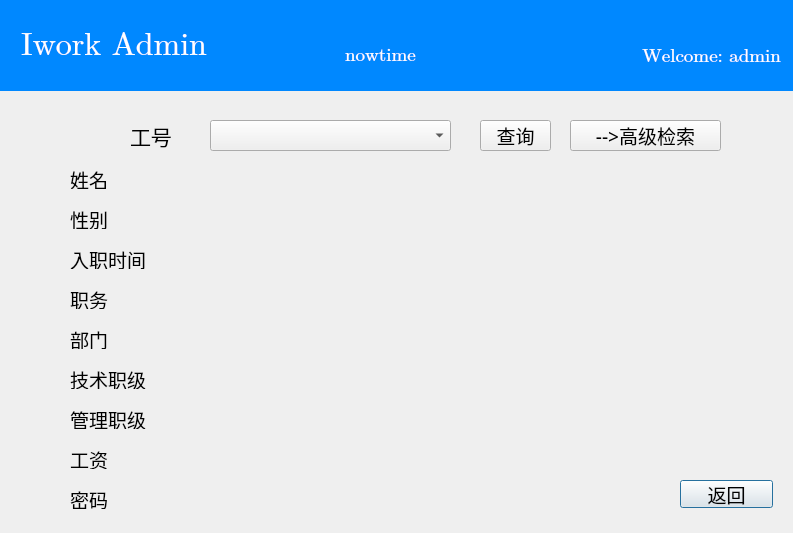
<?xml version="1.0" encoding="UTF-8"?>
<ui version="4.0">
 <class>userfind</class>
 <widget class="QDialog" name="userfind">
  <property name="geometry">
   <rect>
    <x>0</x>
    <y>0</y>
    <width>793</width>
    <height>533</height>
   </rect>
  </property>
  <property name="windowTitle">
   <string>Dialog</string>
  </property>
  <widget class="QPushButton" name="pushButton">
   <property name="geometry">
    <rect>
     <x>680</x>
     <y>480</y>
     <width>93</width>
     <height>28</height>
    </rect>
   </property>
   <property name="font">
    <font>
     <family>楷体</family>
     <pointsize>14</pointsize>
    </font>
   </property>
   <property name="text">
    <string>返回</string>
   </property>
  </widget>
  <widget class="QLabel" name="inf">
   <property name="geometry">
    <rect>
     <x>480</x>
     <y>20</y>
     <width>301</width>
     <height>71</height>
    </rect>
   </property>
   <property name="font">
    <font>
     <family>Cambria Math</family>
     <pointsize>14</pointsize>
    </font>
   </property>
   <property name="layoutDirection">
    <enum>Qt::RightToLeft</enum>
   </property>
   <property name="styleSheet">
    <string notr="true">QLabel#inf{
	background-color: #0088ff; 
	color: #ffffff;
	min-width:30px;
	min-height:30px;
}</string>
   </property>
   <property name="text">
    <string>Welcome: admin</string>
   </property>
   <property name="alignment">
    <set>Qt::AlignRight|Qt::AlignTrailing|Qt::AlignVCenter</set>
   </property>
  </widget>
  <widget class="QLabel" name="title">
   <property name="geometry">
    <rect>
     <x>0</x>
     <y>0</y>
     <width>801</width>
     <height>91</height>
    </rect>
   </property>
   <property name="font">
    <font>
     <family>Cambria Math</family>
     <pointsize>24</pointsize>
    </font>
   </property>
   <property name="contextMenuPolicy">
    <enum>Qt::CustomContextMenu</enum>
   </property>
   <property name="styleSheet">
    <string notr="true">QLabel#title{
	background-color: #0088ff; 
	color: #ffffff;
	min-width:30px;
	min-height:30px;
}</string>
   </property>
   <property name="text">
    <string>  Iwork Admin</string>
   </property>
  </widget>
  <widget class="QLabel" name="tstr">
   <property name="geometry">
    <rect>
     <x>260</x>
     <y>40</y>
     <width>241</width>
     <height>30</height>
    </rect>
   </property>
   <property name="font">
    <font>
     <family>Cambria Math</family>
     <pointsize>14</pointsize>
    </font>
   </property>
   <property name="styleSheet">
    <string notr="true">QLabel#tstr{
	background-color: #0088ff; 
	color: #ffffff;
	min-width:30px;
	min-height:30px;
}</string>
   </property>
   <property name="text">
    <string>nowtime</string>
   </property>
   <property name="alignment">
    <set>Qt::AlignCenter</set>
   </property>
  </widget>
  <widget class="QLabel" name="ed">
   <property name="geometry">
    <rect>
     <x>70</x>
     <y>250</y>
     <width>101</width>
     <height>19</height>
    </rect>
   </property>
   <property name="font">
    <font>
     <family>楷体</family>
     <pointsize>14</pointsize>
    </font>
   </property>
   <property name="text">
    <string>入职时间</string>
   </property>
  </widget>
  <widget class="QLabel" name="jsd">
   <property name="geometry">
    <rect>
     <x>70</x>
     <y>370</y>
     <width>101</width>
     <height>19</height>
    </rect>
   </property>
   <property name="font">
    <font>
     <family>楷体</family>
     <pointsize>14</pointsize>
    </font>
   </property>
   <property name="text">
    <string>技术职级</string>
   </property>
  </widget>
  <widget class="QLabel" name="gld">
   <property name="geometry">
    <rect>
     <x>70</x>
     <y>410</y>
     <width>101</width>
     <height>19</height>
    </rect>
   </property>
   <property name="font">
    <font>
     <family>楷体</family>
     <pointsize>14</pointsize>
    </font>
   </property>
   <property name="text">
    <string>管理职级</string>
   </property>
  </widget>
  <widget class="QLabel" name="es">
   <property name="geometry">
    <rect>
     <x>220</x>
     <y>250</y>
     <width>211</width>
     <height>19</height>
    </rect>
   </property>
   <property name="font">
    <font>
     <family>楷体</family>
     <pointsize>14</pointsize>
    </font>
   </property>
   <property name="text">
    <string/>
   </property>
  </widget>
  <widget class="QLabel" name="bms">
   <property name="geometry">
    <rect>
     <x>220</x>
     <y>330</y>
     <width>211</width>
     <height>19</height>
    </rect>
   </property>
   <property name="font">
    <font>
     <family>楷体</family>
     <pointsize>14</pointsize>
    </font>
   </property>
   <property name="text">
    <string/>
   </property>
  </widget>
  <widget class="QPushButton" name="check">
   <property name="geometry">
    <rect>
     <x>480</x>
     <y>120</y>
     <width>71</width>
     <height>31</height>
    </rect>
   </property>
   <property name="font">
    <font>
     <family>楷体</family>
     <pointsize>14</pointsize>
    </font>
   </property>
   <property name="contextMenuPolicy">
    <enum>Qt::DefaultContextMenu</enum>
   </property>
   <property name="layoutDirection">
    <enum>Qt::LeftToRight</enum>
   </property>
   <property name="text">
    <string>查询</string>
   </property>
  </widget>
  <widget class="QLabel" name="ss">
   <property name="geometry">
    <rect>
     <x>220</x>
     <y>210</y>
     <width>211</width>
     <height>19</height>
    </rect>
   </property>
   <property name="font">
    <font>
     <family>楷体</family>
     <pointsize>14</pointsize>
    </font>
   </property>
   <property name="text">
    <string/>
   </property>
  </widget>
  <widget class="QComboBox" name="Box">
   <property name="geometry">
    <rect>
     <x>210</x>
     <y>120</y>
     <width>241</width>
     <height>31</height>
    </rect>
   </property>
   <property name="font">
    <font>
     <family>Cambria Math</family>
     <pointsize>14</pointsize>
    </font>
   </property>
  </widget>
  <widget class="QLabel" name="pd">
   <property name="geometry">
    <rect>
     <x>70</x>
     <y>290</y>
     <width>101</width>
     <height>19</height>
    </rect>
   </property>
   <property name="font">
    <font>
     <family>楷体</family>
     <pointsize>14</pointsize>
    </font>
   </property>
   <property name="text">
    <string>职务</string>
   </property>
  </widget>
  <widget class="QLabel" name="nd">
   <property name="geometry">
    <rect>
     <x>70</x>
     <y>170</y>
     <width>69</width>
     <height>19</height>
    </rect>
   </property>
   <property name="font">
    <font>
     <family>楷体</family>
     <pointsize>14</pointsize>
    </font>
   </property>
   <property name="text">
    <string>姓名</string>
   </property>
  </widget>
  <widget class="QLabel" name="bmd">
   <property name="geometry">
    <rect>
     <x>70</x>
     <y>330</y>
     <width>101</width>
     <height>19</height>
    </rect>
   </property>
   <property name="font">
    <font>
     <family>楷体</family>
     <pointsize>14</pointsize>
    </font>
   </property>
   <property name="text">
    <string>部门</string>
   </property>
  </widget>
  <widget class="QLabel" name="gls">
   <property name="geometry">
    <rect>
     <x>220</x>
     <y>410</y>
     <width>211</width>
     <height>19</height>
    </rect>
   </property>
   <property name="font">
    <font>
     <family>楷体</family>
     <pointsize>14</pointsize>
    </font>
   </property>
   <property name="text">
    <string/>
   </property>
  </widget>
  <widget class="QLabel" name="nd_2">
   <property name="geometry">
    <rect>
     <x>130</x>
     <y>120</y>
     <width>69</width>
     <height>31</height>
    </rect>
   </property>
   <property name="font">
    <font>
     <family>楷体</family>
     <pointsize>16</pointsize>
    </font>
   </property>
   <property name="text">
    <string>工号</string>
   </property>
  </widget>
  <widget class="QLabel" name="ns">
   <property name="geometry">
    <rect>
     <x>220</x>
     <y>170</y>
     <width>211</width>
     <height>19</height>
    </rect>
   </property>
   <property name="font">
    <font>
     <family>楷体</family>
     <pointsize>14</pointsize>
    </font>
   </property>
   <property name="text">
    <string/>
   </property>
  </widget>
  <widget class="QLabel" name="ps">
   <property name="geometry">
    <rect>
     <x>220</x>
     <y>290</y>
     <width>211</width>
     <height>19</height>
    </rect>
   </property>
   <property name="font">
    <font>
     <family>楷体</family>
     <pointsize>14</pointsize>
    </font>
   </property>
   <property name="text">
    <string/>
   </property>
  </widget>
  <widget class="QLabel" name="jss">
   <property name="geometry">
    <rect>
     <x>220</x>
     <y>370</y>
     <width>211</width>
     <height>19</height>
    </rect>
   </property>
   <property name="font">
    <font>
     <family>楷体</family>
     <pointsize>14</pointsize>
    </font>
   </property>
   <property name="text">
    <string/>
   </property>
  </widget>
  <widget class="QLabel" name="sd">
   <property name="geometry">
    <rect>
     <x>70</x>
     <y>210</y>
     <width>69</width>
     <height>19</height>
    </rect>
   </property>
   <property name="font">
    <font>
     <family>楷体</family>
     <pointsize>14</pointsize>
    </font>
   </property>
   <property name="text">
    <string>性别</string>
   </property>
  </widget>
  <widget class="QPushButton" name="ch">
   <property name="geometry">
    <rect>
     <x>570</x>
     <y>120</y>
     <width>151</width>
     <height>31</height>
    </rect>
   </property>
   <property name="font">
    <font>
     <family>楷体</family>
     <pointsize>14</pointsize>
    </font>
   </property>
   <property name="contextMenuPolicy">
    <enum>Qt::DefaultContextMenu</enum>
   </property>
   <property name="layoutDirection">
    <enum>Qt::LeftToRight</enum>
   </property>
   <property name="text">
    <string>--&gt;高级检索</string>
   </property>
  </widget>
  <widget class="QLabel" name="gld_2">
   <property name="geometry">
    <rect>
     <x>70</x>
     <y>490</y>
     <width>101</width>
     <height>19</height>
    </rect>
   </property>
   <property name="font">
    <font>
     <family>楷体</family>
     <pointsize>14</pointsize>
    </font>
   </property>
   <property name="text">
    <string>密码</string>
   </property>
  </widget>
  <widget class="QLabel" name="jsd_2">
   <property name="geometry">
    <rect>
     <x>70</x>
     <y>450</y>
     <width>101</width>
     <height>19</height>
    </rect>
   </property>
   <property name="font">
    <font>
     <family>楷体</family>
     <pointsize>14</pointsize>
    </font>
   </property>
   <property name="text">
    <string>工资</string>
   </property>
  </widget>
  <widget class="QLabel" name="j1">
   <property name="geometry">
    <rect>
     <x>220</x>
     <y>450</y>
     <width>211</width>
     <height>19</height>
    </rect>
   </property>
   <property name="font">
    <font>
     <family>楷体</family>
     <pointsize>14</pointsize>
    </font>
   </property>
   <property name="text">
    <string/>
   </property>
  </widget>
  <widget class="QLabel" name="j2">
   <property name="geometry">
    <rect>
     <x>220</x>
     <y>490</y>
     <width>211</width>
     <height>19</height>
    </rect>
   </property>
   <property name="font">
    <font>
     <family>楷体</family>
     <pointsize>14</pointsize>
    </font>
   </property>
   <property name="text">
    <string/>
   </property>
  </widget>
  <zorder>pushButton</zorder>
  <zorder>title</zorder>
  <zorder>inf</zorder>
  <zorder>tstr</zorder>
  <zorder>ed</zorder>
  <zorder>jsd</zorder>
  <zorder>gld</zorder>
  <zorder>es</zorder>
  <zorder>bms</zorder>
  <zorder>check</zorder>
  <zorder>ss</zorder>
  <zorder>Box</zorder>
  <zorder>pd</zorder>
  <zorder>nd</zorder>
  <zorder>bmd</zorder>
  <zorder>gls</zorder>
  <zorder>nd_2</zorder>
  <zorder>ns</zorder>
  <zorder>ps</zorder>
  <zorder>jss</zorder>
  <zorder>sd</zorder>
  <zorder>ch</zorder>
  <zorder>gld_2</zorder>
  <zorder>jsd_2</zorder>
  <zorder>j1</zorder>
  <zorder>j2</zorder>
 </widget>
 <resources/>
 <connections/>
</ui>
